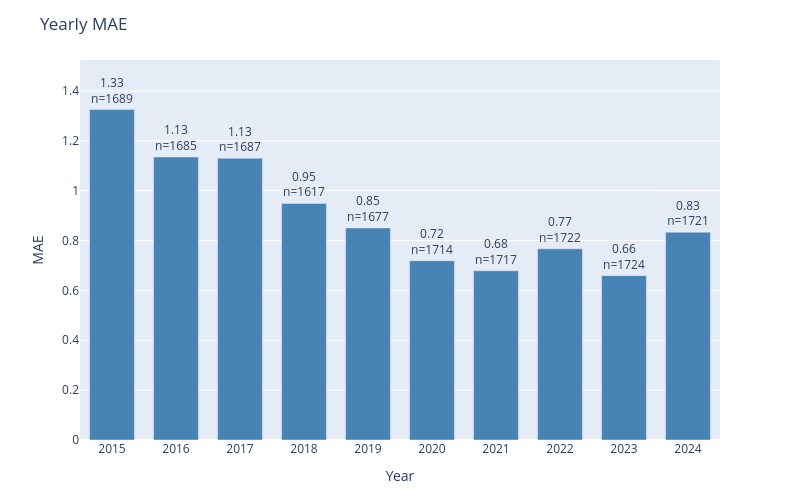

Source (notebook cell):
### Code cell
plot_error_by_group(
    df=results_test,
    y_true_col='actual',
    y_pred_col='prediction',
    date_col='dt_temp',
    group_by='year',
    metric='mae',
    title='Yearly MAE'
)

### Figure 1 — Plotly figure (JSON) as saved in the notebook; plotly's stock layout.template omitted (floating-point values rounded to 4 significant figures)
{"data": [{"marker": {"color": "steelblue"}, "text": ["1.33<br>n=1689", "1.13<br>n=1685", "1.13<br>n=1687", "0.95<br>n=1617", "0.85<br>n=1677", "0.72<br>n=1714", "0.68<br>n=1717", "0.77<br>n=1722", "0.66<br>n=1724", "0.83<br>n=1721"], "textposition": "outside", "type": "bar", "x": ["2015", "2016", "2017", "2018", "2019", "2020", "2021", "2022", "2023", "2024"], "y": [1.325, 1.135, 1.13, 0.9487, 0.8503, 0.7188, 0.6785, 0.7666, 0.6589, 0.8332]}], "layout": {"bargap": 0.3, "height": 500, "margin": {"b": 60, "t": 60}, "title": {"text": "Yearly MAE"}, "uniformtext": {"minsize": 8, "mode": "hide"}, "width": 800, "xaxis": {"title": {"text": "Year"}}, "yaxis": {"range": [0, 1.524], "title": {"text": "MAE"}}}}
